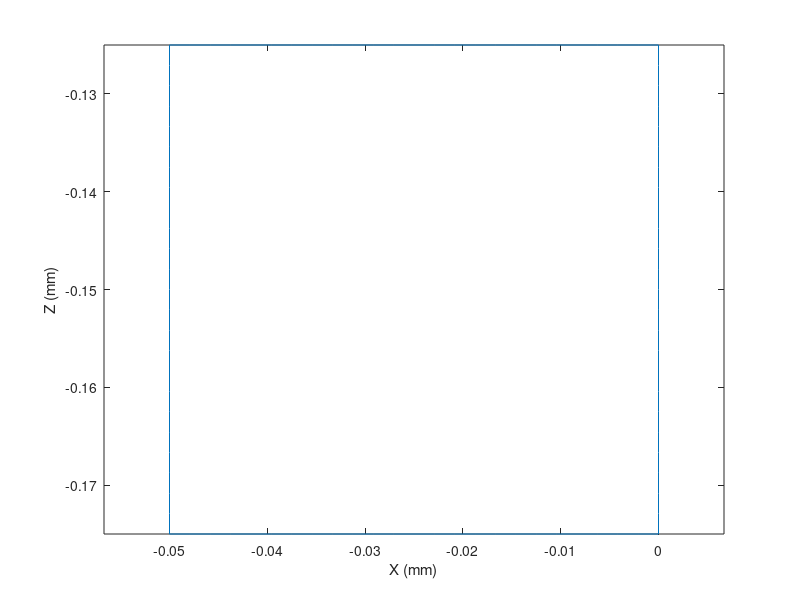
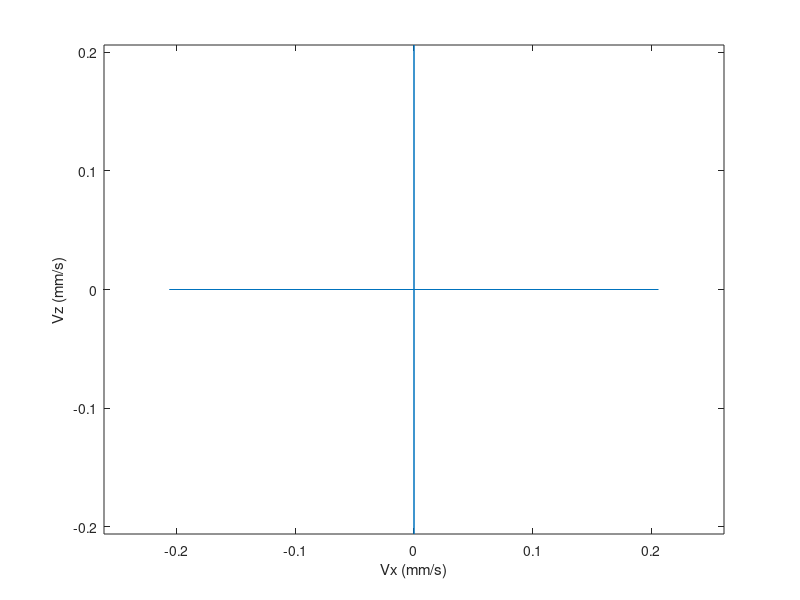

These figures' MATLAB source, in order: (Note: this script raises an error after producing the figures.)
clc
clear
close all
%%

% Params
stride_frequency = 1; % Hz
stride_length = 0.050; % mm
publish_frequency = 100; % Hz

N = publish_frequency / stride_frequency;
t = linspace(0, 1/stride_frequency, N);

top_left = [-0.05; 0; -0.125];
top_right = top_left + [stride_length; 0; 0];
bottom_left = top_left - [0; 0; stride_length];
bottom_right = bottom_left + [stride_length; 0; 0];

Nps = N / 4;
top_traj = [linspace(top_left(1), top_right(1), Nps);
            linspace(top_left(2), top_right(2), Nps);
            linspace(top_left(3), top_right(3), Nps)];
right_traj = [linspace(top_right(1), bottom_right(1), Nps);
              linspace(top_right(2), bottom_right(2), Nps);
              linspace(top_right(3), bottom_right(3), Nps)];
bottom_traj = [linspace(bottom_right(1), bottom_left(1), Nps);
               linspace(bottom_right(2), bottom_left(2), Nps);
               linspace(bottom_right(3), bottom_left(3), Nps)];
left_traj = [linspace(bottom_left(1), top_left(1), Nps);
             linspace(bottom_left(2), top_left(2), Nps);
             linspace(bottom_left(3), top_left(3), Nps)];
pos_traj = [top_traj, right_traj, bottom_traj, left_traj];

figure
title("Position Trajectory")
plot(pos_traj(1,:), pos_traj(3,:))
xlabel("X (mm)")
ylabel("Z (mm)")
axis equal

vel_traj = [diff(pos_traj(1,:))./diff(t), 0;
            diff(pos_traj(2,:))./diff(t), 0;
            diff(pos_traj(3,:))./diff(t), 0];

figure
title("Velocity Trajectory")
plot(vel_traj(1,:), vel_traj(3,:))
xlabel("Vx (mm/s)")
ylabel("Vz (mm/s)")
axis equal

force_traj = zeros(size(pos_traj));

sz = size(t);
leg_id = zeros(sz);
control_mode = 3*ones(sz);
input_mode = 1*ones(sz);
pos_traj_2D = pos_traj([1 3], :);
vel_traj_2D = vel_traj([1 3], :);
force_traj_2D = force_traj([1 3], :);

t = floor(t * 1E3);

output = [t', leg_id', control_mode', input_mode', ...
          pos_traj_2D', vel_traj_2D', force_traj_2D']

writematrix(output, '../starq/trajectories/square.txt', 'Delimiter', ' ');


